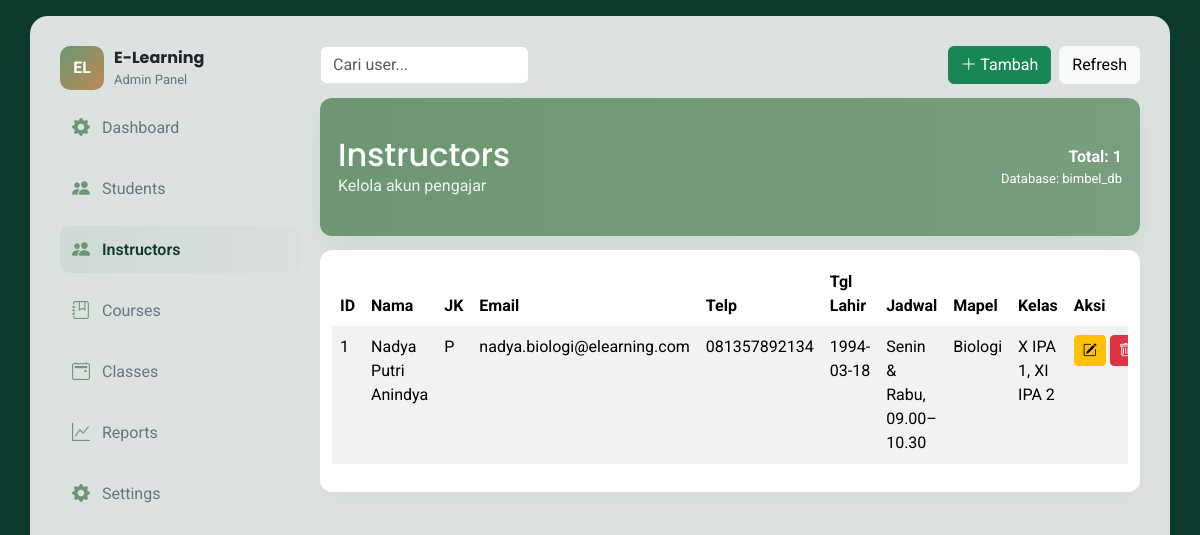
The app's page /instructors.php with its own data.
### tables this page shows
CREATE TABLE `mentor` (
  `id` int(11) NOT NULL,
  `nama` varchar(100) NOT NULL,
  `jk` varchar(20) NOT NULL,
  `email` varchar(100) NOT NULL,
  `telp` varchar(20) NOT NULL,
  `tgl_lahir` date NOT NULL,
  `jadwal` varchar(100) NOT NULL,
  `mapel` varchar(100) NOT NULL,
  `kelas` varchar(50) NOT NULL
);

### instructors.php (the view, shortened to what this page needs)
<?php
$DB_HOST = 'localhost';
$DB_NAME = 'bimbel_db';
$DB_USER = 'root';
$DB_PASS = '';
$charset = 'utf8mb4';
$dsn = "mysql:host=$DB_HOST;dbname=$DB_NAME;charset=$charset";
$options = [
    PDO::ATTR_ERRMODE => PDO::ERRMODE_EXCEPTION,
    PDO::ATTR_DEFAULT_FETCH_MODE => PDO::FETCH_ASSOC,
];
try {
    $pdo = new PDO($dsn, $DB_USER, $DB_PASS, $options);
} catch (PDOException $e) {
    die($e->getMessage());
}
$users = $pdo->query("
    SELECT
        id,
        nama,
        jk,
        email,
        telp,
        tgl_lahir,
        jadwal,
        mapel,
        kelas
    FROM mentor
    ORDER BY id DESC
")->fetchAll();
function e($s){
    return htmlspecialchars($s, ENT_QUOTES, 'UTF-8');
}
?>
<!doctype html>
<html lang="id">
<head>
  <link href="https://cdn.jsdelivr.net/npm/bootstrap@5.3.2/dist/css/bootstrap.min.css" rel="stylesheet">
  <link href="https://cdn.jsdelivr.net/npm/bootstrap-icons@1.11.3/font/bootstrap-icons.css" rel="stylesheet">
</head>
<body>
  <div class="cover" role="application" aria-label="Admin cover dashboard">
    <div class="sidebar" role="navigation" aria-label="Sidebar">
      <div class="brand">
        <div class="logo">EL</div>
        <div>
          <div style="font-weight:700; font-family:'Poppins',sans-serif">E-Learning</div>
          <div style="font-size:13px; color:var(--muted)">Admin Panel</div>
        </div>
      </div>
      <div class="navlink" onclick="location.href='dasboard.php'"><i class="bi bi-gear-fill"></i>Dashboard</div>
      <div class="navlink" onclick="location.href='user.php'"><i class="bi bi-people-fill"></i>Students</div>
      <div class="navlink active" onclick="location.href='instructors.php'"><i class="bi bi-people-fill"></i>Instructors</div>
      <div class="navlink" onclick="location.href='courses.php'"><i class="bi bi-journal-bookmark"></i>Courses</div>
      <div class="navlink" onclick="location.href='classes.php'"><i class="bi bi-calendar2-event"></i>Classes</div>
      <div class="navlink" onclick="location.href='reports.php'"><i class="bi bi-graph-up"></i>Reports</div>
      <div class="navlink" onclick="location.href='setting.php'"><i class="bi bi-gear-fill"></i>Settings</div>
    </div>
    <div class="main">
      <div class="topbar">
        <div class="searchbox"><input class="form-control" id="searchBox" placeholder="Cari user..." oninput="filterTable(this.value)"></div>
        <div class="top-actions d-flex gap-2">
          <button class="btn btn-success" data-bs-toggle="modal" data-bs-target="#modalTambah">
            <i class="bi bi-plus-lg"></i> Tambah
          </button>
          <button class="btn btn-light" onclick="location.reload()">Refresh</button>
        </div>
      </div>
      <div class="hero">
        <div>
          <h2 style="margin:0; font-family:'Poppins',sans-serif">Instructors</h2>
          <div style="opacity:0.9">Kelola akun pengajar</div>
        </div>
        <div style="text-align:right">
          <div style="font-weight:700">Total: <?php echo count($users); ?></div>
          <div style="font-size:13px">Database: <?php echo e($DB_NAME); ?></div>
        </div>
      </div>
      <div class="body-row">
        <div class="col-left">
          <div class="panel">
            <div class="body">
                <table id="usersTable" class="table table-striped users-table">
                  <thead>
                  <tr>
  <th>ID</th>
  <th>Nama</th>
  <th>JK</th>
  <th>Email</th>
  <th>Telp</th>
  <th>Tgl Lahir</th>
  <th>Jadwal</th>
  <th>Mapel</th>
  <th>Kelas</th>
  <th>Aksi</th>
</tr>
                  </thead>
                <tbody>
<?php if (empty($users)): ?>
  <tr>
    <td colspan="10" class="text-center">Tidak ada data.</td>
  </tr>
<?php else: ?>
  <?php foreach ($users as $r): ?>
    <tr>
      <td><?= e($r['id']) ?></td>
<td><?= e($r['nama']) ?></td>
<td><?= e($r['jk']) ?></td>
<td><?= e($r['email']) ?></td>
<td><?= e($r['telp']) ?></td>
<td><?= e($r['tgl_lahir']) ?></td>
<td><?= e($r['jadwal']) ?></td>
<td><?= e($r['mapel']) ?></td>
<td><?= e($r['kelas']) ?></td>
<td>
  <div class="d-flex gap-1">
    <button
  class="btn btn-sm btn-warning"
  data-bs-toggle="modal"
  data-bs-target="#modalEdit"
  data-id="<?= e($r['id']) ?>"
  data-nama="<?= e($r['nama']) ?>"
  data-jk="<?= e($r['jk']) ?>"
  data-tgl="<?= e($r['tgl_lahir']) ?>"
  data-email="<?= e($r['email']) ?>"
  data-telp="<?= e($r['telp']) ?>"
  data-jadwal="<?= e($r['jadwal']) ?>"
  data-mapel="<?= e($r['mapel']) ?>"
  data-kelas="<?= e($r['kelas']) ?>"
>
  <i class="bi bi-pencil-square"></i>
</button>
    <button
      class="btn btn-sm btn-danger"
      data-bs-toggle="modal"
      data-bs-target="#modalHapus"
      data-id="<?= e($r['id']) ?>"
    >
      <i class="bi bi-trash"></i>
    </button>
  </div>
</td>
    </tr>
  <?php endforeach; ?>
<?php endif; ?>
</tbody>
                </table>
            </div>
          </div>
        </div>
    </div>
  </div>
</body>
</html>

### instructors.php (style rules this page uses)
:root { --green: #6D9773; --dark: #0C3B2E; --brown: #BB8A52; --yellow:#FFBA00; --bg: #f6f6f7; --muted:#6b7280; --glass: rgba(255,255,255,0.85); }
html,body { height:100%;margin:0;overflow:hidden;background:var(--dark);font-family:'Roboto',system-ui, -apple-system, 'Segoe UI', Roboto, Arial; }
.cover { width:95vw; height:96vh; margin:2vh auto; background:var(--glass); border-radius:18px; padding:30px; box-shadow:0 18px 50px rgba(12,59,46,0.08); display:flex; gap:20px; box-sizing:border-box; }
.sidebar { width:240px; display:flex; flex-direction:column; gap:14px; }
.brand { display:flex; align-items:center; gap:10px; }
.brand .logo { width:44px; height:44px; border-radius:10px; background:linear-gradient(135deg,var(--green),var(--brown)); color:#fff; display:flex; align-items:center; justify-content:center; font-weight:700 }
.navlink { display:flex; gap:12px; align-items:center; padding:10px 12px; border-radius:10px; color:var(--muted); cursor:pointer; user-select:none }
.navlink i { color:var(--green); font-size:18px }
.navlink.active { background: linear-gradient(90deg, rgba(109,151,115,0.10), rgba(187,138,82,0.03)); color:var(--dark); font-weight:600; }
.main { flex:1; display:flex; flex-direction:column; gap:14px; min-width:0; }
.topbar { display:flex; justify-content:space-between; align-items:center; gap:12px; }
.hero { height:140px; border-radius:12px; background: linear-gradient(90deg,var(--green), rgba(109,151,115,0.9)); color:#fff; padding:18px; display:flex; align-items:center; justify-content:space-between; box-shadow:0 12px 30px rgba(12,59,46,0.06) }
.body-row { display:flex; gap:14px; height: calc(100% - 140px - 56px); }
.col-left { flex:1; display:flex; flex-direction:column; gap:14px; min-width:0; }
.panel { background:#fff; border-radius:12px; padding:12px; box-shadow:0 8px 22px rgba(12,59,46,0.03); overflow:hidden; display:flex; flex-direction:column }
.panel .body { overflow:auto; padding-right:8px }
table.users-table { width:100%; border-collapse:collapse }
table.users-table th, table.users-table td { padding:8px; border-bottom:1px solid #eee; text-align:left }

### records on screen
mentor: id "1", nama "Nadya Putri Anindya", jk "P", email "nadya.biologi@elearning.com", telp "081357892134", tgl_lahir "1994-03-18", jadwal "Senin & Rabu, 09.00–10.30", mapel "Biologi", kelas "X IPA 1, XI IPA 2"

### other values on screen
count($users) "1"
$DB_NAME "bimbel_db"
